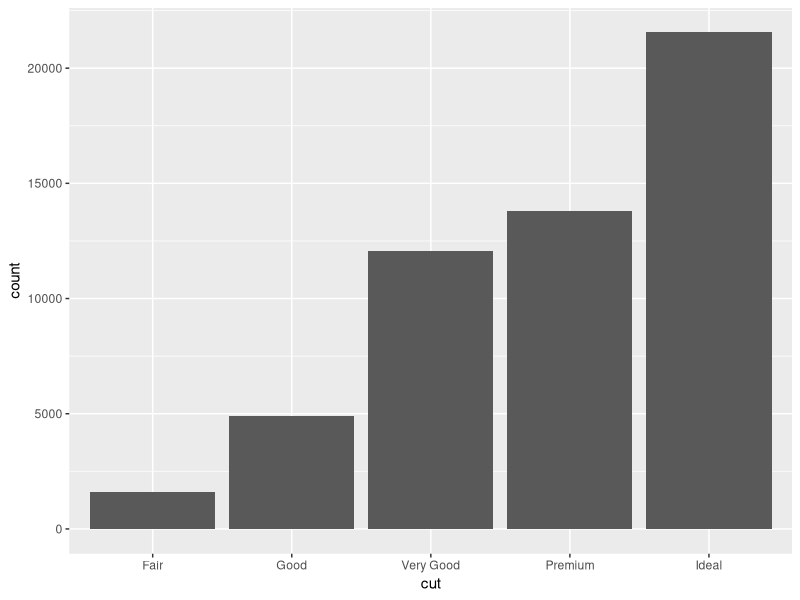
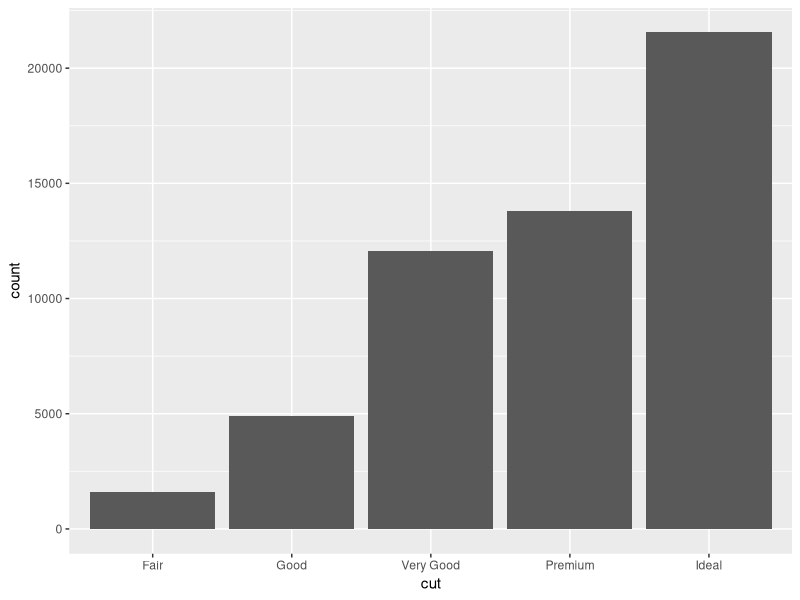
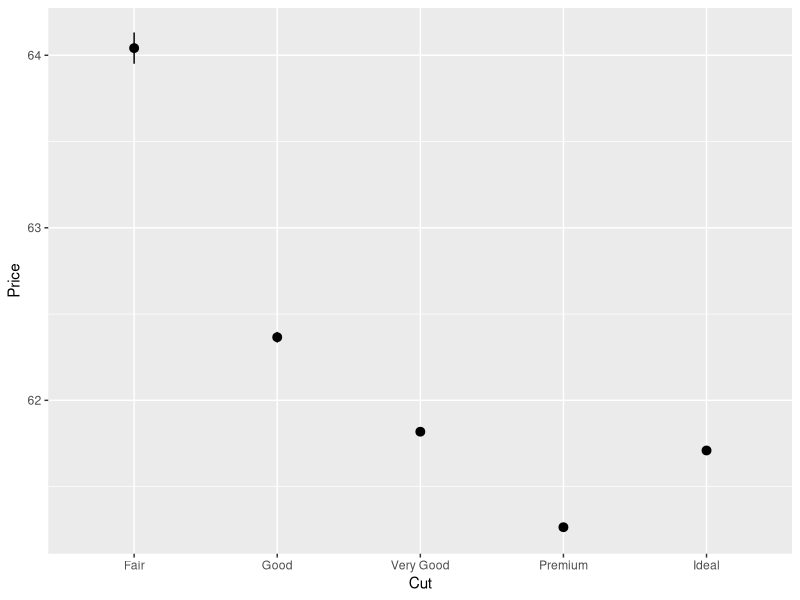
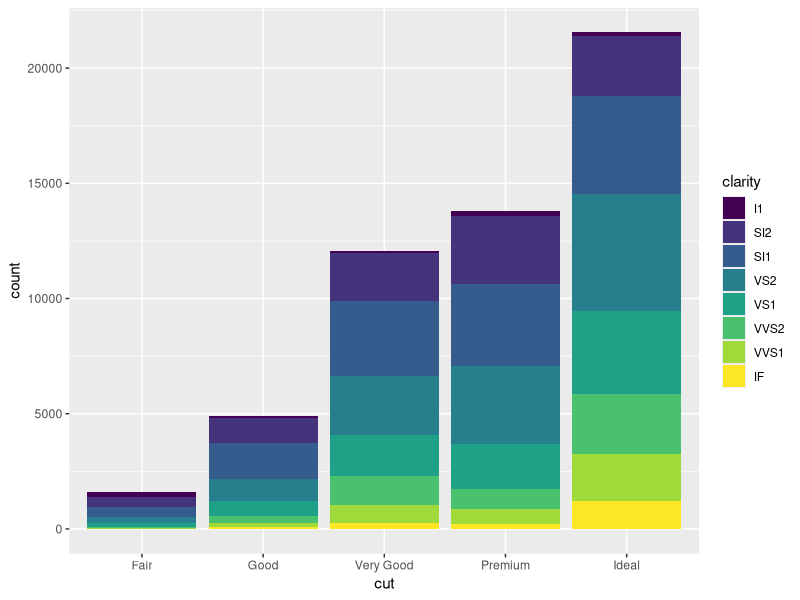
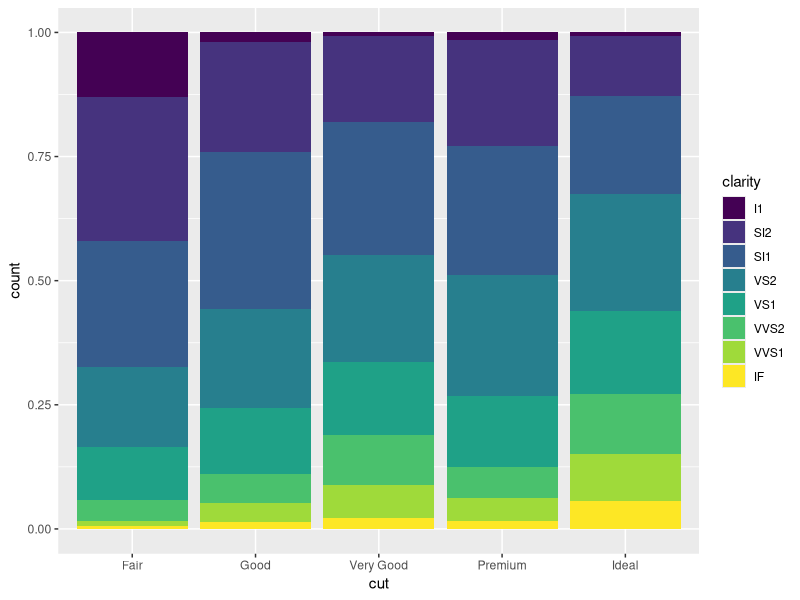
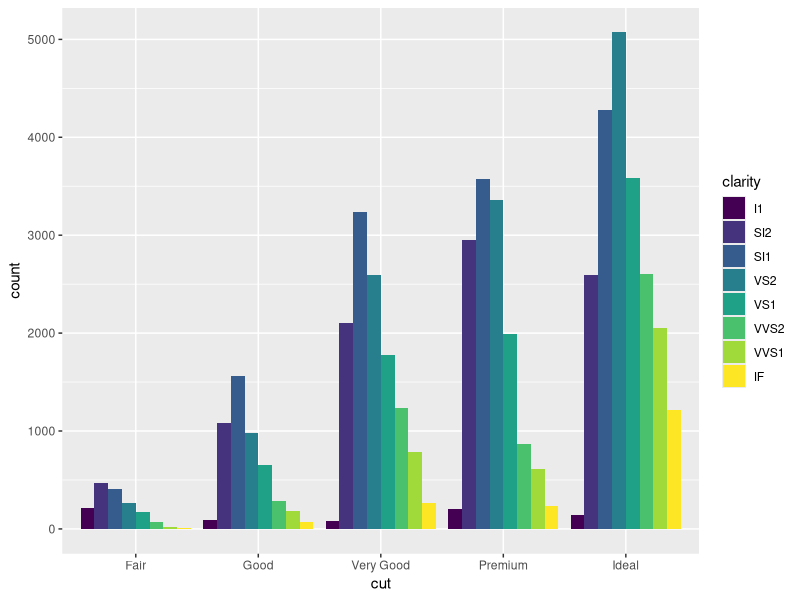
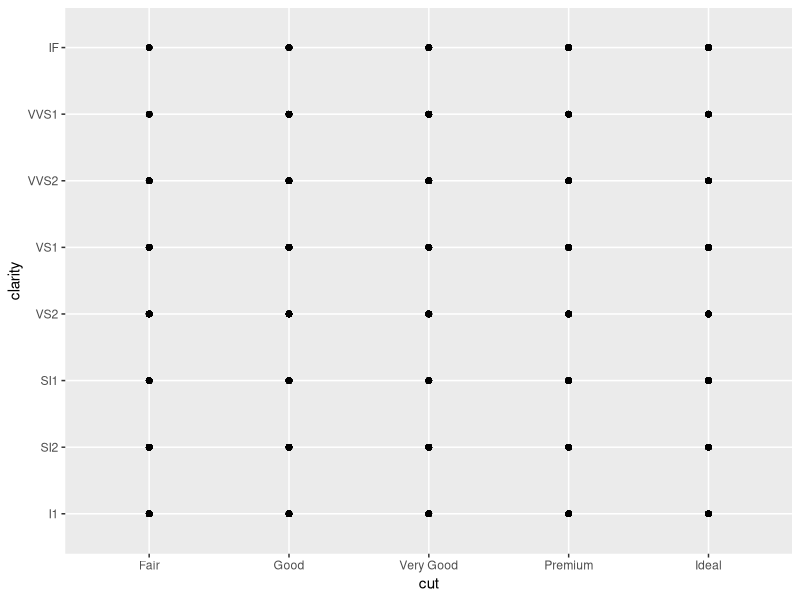

Source code (R) for these figures, in order: (Note: this script raises an error after producing the figures.)
# Exercise 2: advanced ggplot2 practice

# Install and load the `ggplot2` package
#install.packages('ggplot2')
library(ggplot2)

# For this exercise you will again be working with the `diamonds` data set.
# Use `?diamonds` to review details about this data set
?diamonds

## Statistical Transformations

# Draw a bar chart of the diamonds data, organized by cut
# Each bar's height is based on the "count" (number) of diamonds with that cut
ggplot(data = diamonds) +
  geom_bar(mapping = aes(x = cut))

# Use the `stat_count` to apply the statistical transformation "count" to the 
# diamonds by cut. You do not need a separate geometry layer!
ggplot(data = diamonds) +
  stat_count(mapping = aes(x = cut))

# Use the `stat_summary` function to draw a chart with a summary layer.
# Map the x-position to diamond `cut`, and the y-position to diamond `depth`
# Bonus: use `min` as the function ymin, `max` as the function ymax, and `median` 
# as the function y
# My bonus: add labels
ggplot(data = diamonds) +
  stat_summary(mapping = aes(x = cut, y = depth)) +
  labs(x = "Cut", y = "Price")


## Position Adjustments

# Draw a bar chart of diamonds organized by cut, with each bar filled by clarity.
# You should see a _stacked_ bar chart.
ggplot(data = diamonds) +
  geom_bar(mapping = aes(x = cut, fill = clarity))

# Draw the same chart again, but with each element positioned to "fill" the y axis
ggplot(data = diamonds) +
  geom_bar(mapping = aes(x = cut, fill = clarity), position = "fill")

# Draw the same chart again, but with each element positioned to "dodge" each other
ggplot(data = diamonds) +
  geom_bar(mapping = aes(x = cut, fill = clarity), position = "dodge")

# Draw a plot with point geometry with the x-position mapped to `cut` and the 
# y-position mapped to `clarity`
# This creates a "grid" grouping the points
ggplot(data = diamonds) +
  geom_point(mapping = aes(x = cut, y = clarity))

# Use the "jitter" position adjustment to keep the points from all overlapping!
# (This works a little better with a sample of diamond data, such as from the 
# previous exercise).
sample <- sample_n(diamonds, 1000)
ggplot(data = sample) +
  geom_point(mapping = aes(x = cut, y = clarity), position = "jitter")


## Scales

# Draw a "boxplot" (with `geom_boxplot`) for the diamond's price (y) by color (x)
ggplot(data = diamonds) +
  geom_boxplot(mapping = aes(x = color, y = price))

# This has a lot of outliers, making it harder to read. To fix this, draw the 
# same plot but with a _logarithmic_ scale for the y axis.
ggplot(data = diamonds) +
  geom_boxplot(mapping = aes(x = color, y = price)) +
  scale_y_log10()

# For another version, draw the same plot but with `violin` geometry instead of 
# `boxplot` geometry!
# How does the logarithmic scale change the data presentation?


# Another interesting plot: draw a plot of the diamonds price (y) by carat (x), 
# using a heatmap of 2d bins (geom_bin2d)
# What happens when you make the x and y channels scale logarithmically?


# Draw a scatter plot for the diamonds price (y) by carat (x). Color each point
# by the clarity (Remember, this will take a while. Use a sample of the diamonds 
# for faster results)


# Change the color of the previous plot using a ColorBrewer scale of your choice. 
# What looks nice?



## Coordinate Systems

# Draw a bar chart with x-position and fill color BOTH mapped to cut
# For best results, SET the `width` of the geometry to be 1 (fill plot, no space
# between)
# TIP: You can save the plot to a variable for easier modifications


# Draw the same chart, but with the coordinate system flipped


# Draw the same chart, but in a polar coordinate system. It's a Coxcomb chart!



## Facets

# Take the scatter plot of price by carat data (colored by clarity) and add 
# _facets_ based on the diamond's `color`



## Saving Plots

# Use the `ggsave()` function to save the current (recent) plot to disk.
# Name the output file "my-plot.png".
# Make sure you've set the working directory!!

